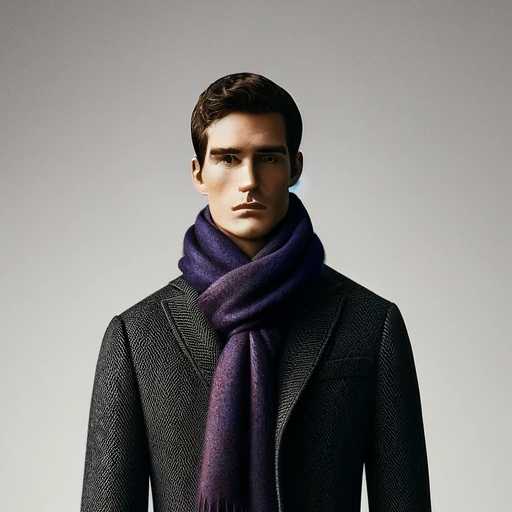
#> input picture images/1000.PNG, 512 x 512 px, found by its file name
$ jupyter execute --allow-errors embed_final.ipynb
#> lines starting #> are read from the running program, lines starting #| are printed output that depends on the picture
[cell 1]
import cv2
import numpy as np
import pywt
import numpy as np
from PIL import Image
import pywt
from scipy.linalg import svd, diagsvd, inv
from cryptography.fernet import Fernet
import random

[cell 2]
import numpy as np
import cv2
import pywt
from cryptography.hazmat.primitives.kdf.pbkdf2 import PBKDF2HMAC
from cryptography.hazmat.primitives import hashes
from cryptography.hazmat.primitives.kdf.hkdf import HKDF
from cryptography.hazmat.backends import default_backend
from cryptography.hazmat.primitives.ciphers import Cipher, algorithms, modes
from cryptography.hazmat.primitives import padding
from base64 import urlsafe_b64encode
import os

class SVDWatermarking:
    def __init__(self, host_image_path, watermark_image_path, scaling_factor=0.7, arnold_key=None, key=None):
#> called with scaling_factor = 0.7, arnold_key = 1
        self.host_image = cv2.imread(host_image_path, cv2.IMREAD_GRAYSCALE)
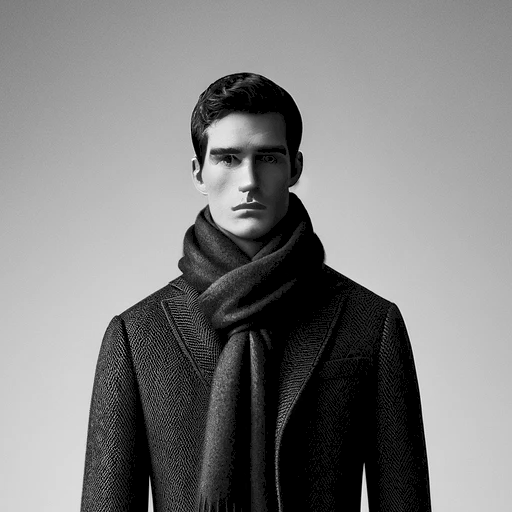
#> self.host_image: shape (512, 512); min 0, max 253, mean 127.5
        self.watermark_image = cv2.imread(watermark_image_path, cv2.IMREAD_GRAYSCALE)
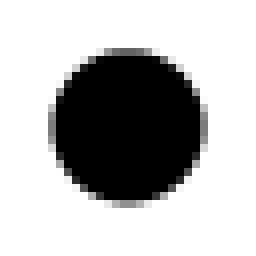
#> input picture images/dice_water.png, 32 x 32 px, found by its file name (shown 8 times larger)
#> self.watermark_image is the input picture: shape (32, 32); min 0, max 255, mean 183.5
        self.scaling_factor = scaling_factor
        self.arnold_key = arnold_key or 1
        self.key = key or os.urandom(24)
        self.watermark_dimensions = self.watermark_image.shape
#> self.watermark_dimensions = (32, 32)
        self.block_size = 8
        self.iv = os.urandom(16)  # Initialization vector for AES


    def arnold_transform(self, image, iterations):
        result = np.copy(image)
        h, w = image.shape
        for _ in range(iterations):
            for x in range(w):
                for y in range(h):
                    new_x = (x + y) % w
                    new_y = (x + 2 * y) % h
                    result[new_y, new_x] = image[y, x]
            image = np.copy(result)
        print(str(result)+" transform ")
        return result

    # [12 lines left out: function arnold_inverse_transform, not called in this run]

    def embed_watermark(self):
        watermark = (self.watermark_image).astype(int)
        watermark = self.arnold_transform(watermark, self.arnold_key)
        blocks = [np.hsplit(row, self.host_image.shape[1] // self.block_size) for row in np.vsplit(self.host_image, self.host_image.shape[0] // self.block_size)]
        blocks = [block.astype(np.float32) for row in blocks for block in row]
        selected_blocks_indices = np.argsort([np.sum(np.abs(block)) for block in blocks])[:np.prod(self.watermark_dimensions)]

        selected_blocks = [blocks[idx] for idx in selected_blocks_indices]

        watermarked_image = np.copy(self.host_image)
        encrypted_coords = []
        backend = default_backend()
        key = urlsafe_b64encode(self.key)
        cipher = Cipher(algorithms.AES(key), modes.CBC(self.iv), backend=backend)
        encryptor = cipher.encryptor()
        padder = padding.PKCS7(algorithms.AES.block_size).padder()


        for i, block in enumerate(selected_blocks):
        # Apply DWT and perform SVD
            coeffs = pywt.dwt2(block, 'haar')
            LL, (LH, HL, HH) = coeffs
            U, S, V = np.linalg.svd(LL, full_matrices=False)
            watermark_bit = watermark.flat[i]
            mu = (np.abs(U[2, 1]) + np.abs(U[3, 1])) / 2
            adaptive_strength = mu * 0.1  # Example: Scale changes by 10% of mu


            if i % 2 == 0:  # Even index, modify U
                U[2, 1] = np.sign(U[2, 1]) * (mu + (self.scaling_factor if watermark_bit else -self.scaling_factor))
                U[3, 1] = np.sign(U[3, 1]) * (mu - (self.scaling_factor if watermark_bit else self.scaling_factor))
            else:  # Odd index, modify V
                V[2, 1] = np.sign(V[2, 1]) * (mu + (self.scaling_factor if watermark_bit else -self.scaling_factor))
                V[3, 1] = np.sign(V[3, 1]) * (mu - (self.scaling_factor if watermark_bit else self.scaling_factor))

            LL_new = np.dot(U, np.dot(np.diag(S), V))
            coeffs_new = (LL_new, (LH, HL, HH))
            block_new = pywt.idwt2(coeffs_new, 'haar')

            row, col = np.unravel_index(selected_blocks_indices[i], (self.host_image.shape[0] // self.block_size, self.host_image.shape[1] // self.block_size))
            watermarked_image[row * self.block_size:(row + 1) * self.block_size, col * self.block_size:(col + 1) * self.block_size] = block_new.astype(np.uint8)

            # Encrypt coordinates, re-initialize padder and encryptor each iteration
            padder = padding.PKCS7(algorithms.AES.block_size).padder()
            encryptor = cipher.encryptor()  # Reinitialize encryptor for each block

            coords = f"{row},{col}".encode()
            padded_data = padder.update(coords) + padder.finalize()
            encrypted_coords.append(encryptor.update(padded_data) + encryptor.finalize())
        return watermarked_image, encrypted_coords

    # [41 lines left out: functions extract_watermark, calculate_correlation_coefficient, calculate_bit_error_rate, not called in this run]

    def test_watermark(self):


        watermarked_image, encrypted_coords = self.embed_watermark()
        extracted_watermark = self.extract_watermark(watermarked_image, encrypted_coords)

        correlation_coefficient = self.calculate_correlation_coefficient(self.watermark_image, extracted_watermark)
        ber = self.calculate_bit_error_rate(self.watermark_image, extracted_watermark)

        print(f"Correlation Coefficient: {correlation_coefficient:.4f}")
        print(f"Bit Error Rate (BER): {ber:.4f}")

[cell 3]
arnold_key = 1 # Key for Arnold transform
watermarker = SVDWatermarking('/Users/kabir/Downloads/Watermark/images/1000.PNG', '/Users/kabir/Downloads/Watermark/images/dice_water.png',arnold_key=arnold_key)
#> (the rest of this cell did not finish here and is left out)

#> in embed_watermark, `watermark = (self.watermark_image).astype(int)`:
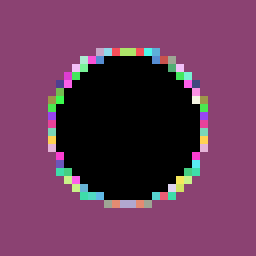
#> watermark: shape (32, 32) int64 (shown 8 times larger); 49 distinct labels, from 0 to 255; one colour per label, 0 black
#> the loop in arnold_transform, `for _ in range(iterations):` made 1 pass
#> pass 1, in arnold_transform, `image = np.copy(result)`:
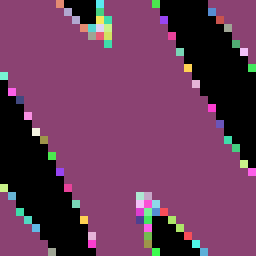
#> image: shape (32, 32) int64 (shown 8 times larger); 49 distinct labels, from 0 to 255; one colour per label, 0 black
#> (printed output is left out)
#> in embed_watermark, `blocks = [np.hsplit(row, self.host_image.shape[1] // self.block_size) ..`: blocks = 64 items
#> in embed_watermark, `blocks = [block.astype(np.float32) for row in blocks for block in row]`: blocks = 4096 items
#> in embed_watermark, `selected_blocks_indices = np.argsort([np.sum(np.abs(block)) for block ..`: selected_blocks_indices = 1024 values, max 4085 at index 706, min 605 at index 1018, mean 2928.7
#> in embed_watermark, `selected_blocks = [blocks[idx] for idx in selected_blocks_indices]`: selected_blocks = 1024 items

[cell 4]
watermarker.test_watermark()
#> (printed output is left out)
#> (the call stopped at in embed_watermark, `backend = default_backend()`: cryptography is not available in this run)
